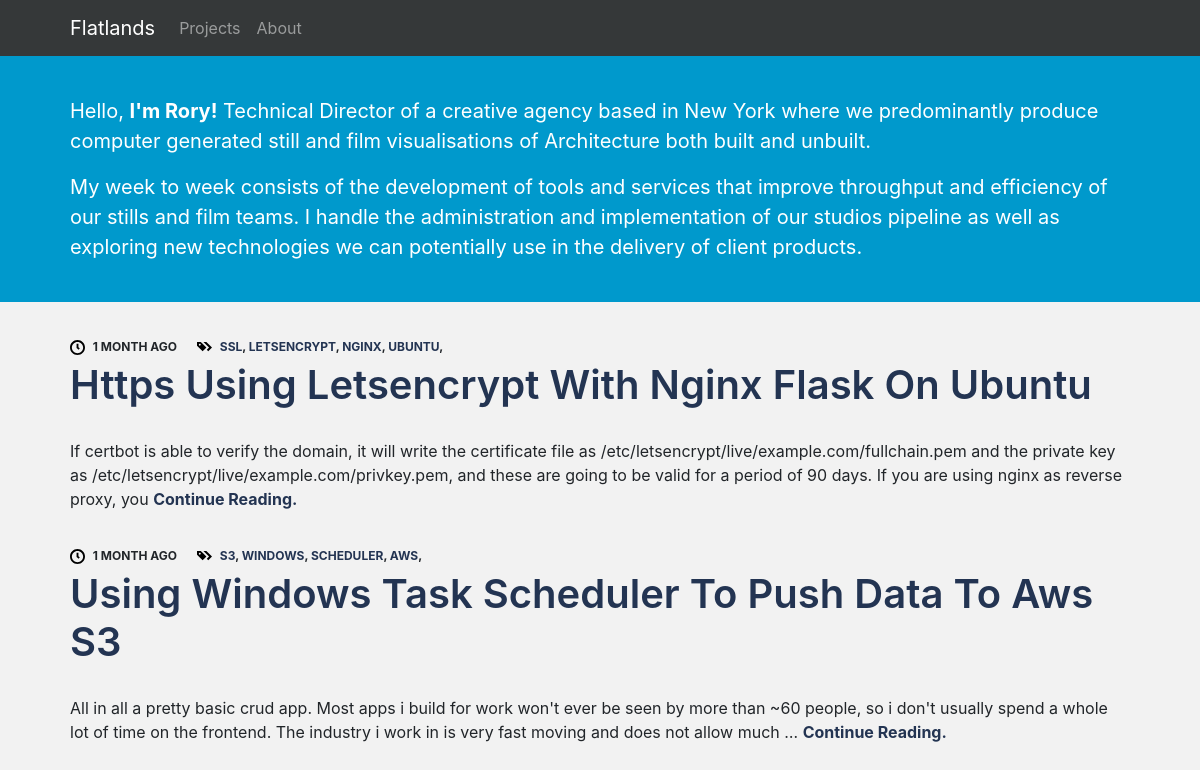
The page / on the database its author committed.
### blog/models.py (models this page shows, shortened)
class Article(models.Model):
    name = models.CharField(max_length=200)
    content = models.CharField(max_length=5000)
    pub_date = models.DateTimeField('date published')
    strap = models.CharField(max_length=300)
    tags = models.ManyToManyField(Tag, blank=True)
    project = models.ForeignKey(Project, on_delete=models.CASCADE, null=True, blank=True)
    cover_img = models.CharField(max_length=200, null=True, blank=True)
    published = models.BooleanField(default=False)
    techspec = models.BooleanField(default=False)

class Tag(models.Model):
    name = models.CharField(max_length=30)
    def __str__(self):
        return self.name

### blog/views.py (the view)
# urls.py: path('', views.index, name='index'),
def index(request):
    articles = Article.objects.filter(published=True, project=None).order_by('-pub_date')
    projects = Project.objects.filter(published=True).order_by('-pub_date')
    context = {
        'articles': articles,
        'projects': projects,
        'searchform': SearchForm()
        }
    return render(request, 'blog/index.html', context)

### blog/templates/blog/index.html
{% extends "blog/base.html" %} {% load static %} {% block content %}
<div style="background-color: #0099cc;">
        <div class="container content-intro">
                <p style="height:80px"></p>
                <p style="font-size: 20px;">
                    Hello, <span style="font-weight: bold;">I'm Rory!</span> Technical Director of a creative agency based in New York where we predominantly produce computer generated
                    still and film visualisations of Architecture both built and unbuilt.
                </p>
                <p style="font-size: 20px;">My week to week consists of the development of tools and services that improve throughput and efficiency of our
                stills and film teams. I handle the administration and implementation of our studios pipeline as well as exploring
                new technologies we can potentially use in the delivery of client products.
            </p>
        </div>
      <br>
</div>
<div class="container content">
    {% if articles %} {% for article in articles %}
    {% if article.project == None %}
    <div class="indexlistpost">
            <p style="height:20px;"></p>
        <div class="blogpostheader">
            <div class="bloglistpostdate">
                <img class="iconic-svg" src="{% static 'blog/svg/clock.svg' %}" alt="clock icon"> {{article.pub_date|timesince|upper}} AGO
            </div>
            <div class="bloglistposttags">
                <img class="iconic-svg" src="{% static 'blog/svg/tags.svg' %}" alt="tags icon"> {% for tag in article.tags.all %}
                <a href="/search/{{tag|lower}}" style="color: #233452;">{{tag|upper}}</a>,
                {% endfor %}
            </div>
        </div>
        <div class="bloglistpostname display-4">
            <div>
                <a href="/articles/{{ article.id }}/">{{ article.name|title }}</a>
            </div>
        </div>
        <div>
            {{article.strap|capfirst|truncatewords:50}} <a href='/articles/{{article.id}}' style="font-weight: bolder;">Continue Reading.</a>
        </div>
    </div>
    {% endif %}
    {% endfor %} {% else %}
    <p>No Articles :(</p>
    {% endif %}
</div>
{% endblock %}

### blog/static/blog/main.css (style rules this page uses)
body { background-color: #f2f2f2; }
.content { padding-bottom: 40px; padding-left:40px; padding-right:40px; }
.indexlistpost { display: flex; flex-direction: column; margin: auto auto; }
.blogpostheader { display: flex; flex-direction: row; font-weight: bold; }
.bloglistpostdate { font-size:12px; padding-right: 20px; }
.bloglistpostname { display:flex; font-size: 40px; font-weight: 600; padding-top:5px; padding-bottom:30px; color:#383838; }
.bloglistposttags { font-size:12px; }
.iconic-svg { height:15px; width:15px; margin-right:5px; }
.content-intro { color: white; padding-left:40px; padding-right:40px; }
.content a:link { color: #233452; text-decoration: none; }

### rows shown on the page
Article: pub_date "1 MONTH", name "Https Using Letsencrypt With Nginx Flask On Ubuntu", strap "If certbot is able to verify the domain, it will write the certificate file as /etc/letsencrypt/live/example.com/fullchain.pem and the private key as /etc/letsencrypt/live/example.com/privkey.pem, and these are going to be valid for a period of 90 days. If you are using nginx as reverse proxy, you"
Tag: name "SSL"
Tag: name "LETSENCRYPT"
Tag: name "NGINX"
Tag: name "UBUNTU"
Article: pub_date "1 MONTH", name "Using Windows Task Scheduler To Push Data To Aws S3", strap "All in all a pretty basic crud app. Most apps i build for work won't ever be seen by more than ~60 people, so i don't usually spend a whole lot of time on the frontend. The industry i work in is very fast moving and does not allow much …"
Tag: name "S3"
Tag: name "WINDOWS"
Tag: name "SCHEDULER"
Tag: name "AWS"
